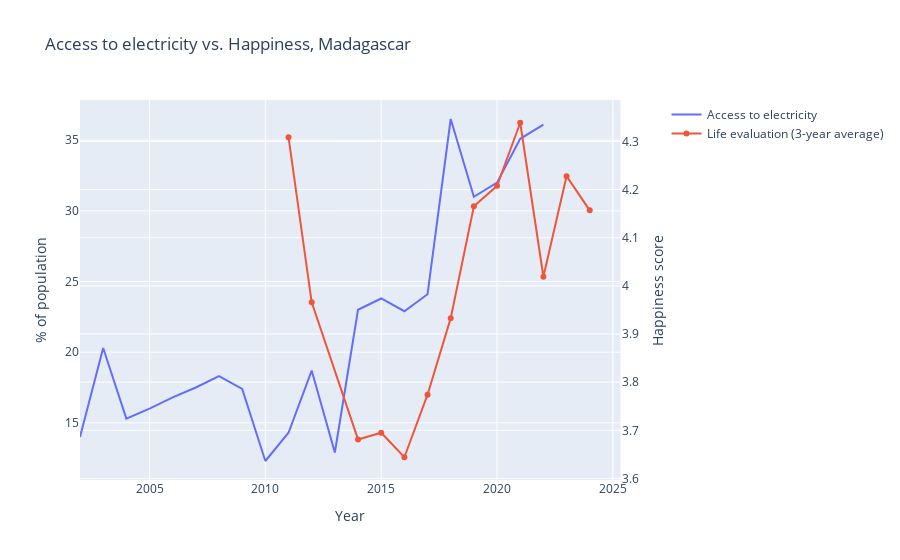

The cell this chart's notebook holds for it:
### Markdown cell above
## Two Y Axes

Based on [Plotly example](https://plotly.com/python/multiple-axes/#Two-Y-Axes).

### Code cell
import plotly.graph_objects as go
from plotly.subplots import make_subplots

# Create figure with secondary y-axis
fig = make_subplots(specs=[[{"secondary_y": True}]])

# Add traces
fig.add_trace(
    go.Scatter(
        x=madagascar_electricity["Year"],
        y=madagascar_electricity["Access to electricity (% of population)"],
        name="Access to electricity",
    ),
    secondary_y=False,
)

fig.add_trace(
    go.Scatter(
        x=madagascar_happiness["Year"],
        y=madagascar_happiness["Life evaluation (3-year average)"],
        name="Life evaluation (3-year average)",
    ),
    secondary_y=True,
)

# Add figure title
fig.update_layout(title_text=f"Access to electricity vs. Happiness, {country_name}")

# Set x-axis title
fig.update_xaxes(title_text="Year")

# Set y-axes titles
fig.update_yaxes(title_text="% of population", secondary_y=False)
fig.update_yaxes(title_text="Happiness score", secondary_y=True)

fig.show()

### Figure 1 — Plotly figure (JSON) as saved in the notebook; plotly's stock layout.template omitted (floating-point values rounded to 4 significant figures)
{"data": [{"name": "Access to electricity", "type": "scatter", "x": [2002, 2003, 2004, 2005, 2006, 2007, 2008, 2009, 2010, 2011, 2012, 2013, 2014, 2015, 2016, 2017, 2018, 2019, 2020, 2021, 2022], "xaxis": "x", "y": [14.0, 20.3, 15.3, 16.0, 16.8, 17.5, 18.3, 17.4, 12.3, 14.3, 18.7, 12.9, 23.0, 23.8, 22.9, 24.1, 36.5, 31.0, 32.0, 35.1, 36.1], "yaxis": "y"}, {"name": "Life evaluation (3-year average)", "type": "scatter", "x": [2024, 2023, 2022, 2021, 2020, 2019, 2018, 2017, 2016, 2015, 2014, 2012, 2011], "xaxis": "x", "y": [4.157, 4.228, 4.019, 4.339, 4.208, 4.166, 3.933, 3.774, 3.644, 3.695, 3.681, 3.966, 4.309], "yaxis": "y2"}], "layout": {"title": {"text": "Access to electricity vs. Happiness, Madagascar"}, "xaxis": {"anchor": "y", "domain": [0, 0.94], "title": {"text": "Year"}}, "yaxis": {"anchor": "x", "domain": [0, 1], "title": {"text": "% of population"}}, "yaxis2": {"anchor": "x", "overlaying": "y", "side": "right", "title": {"text": "Happiness score"}}}}
